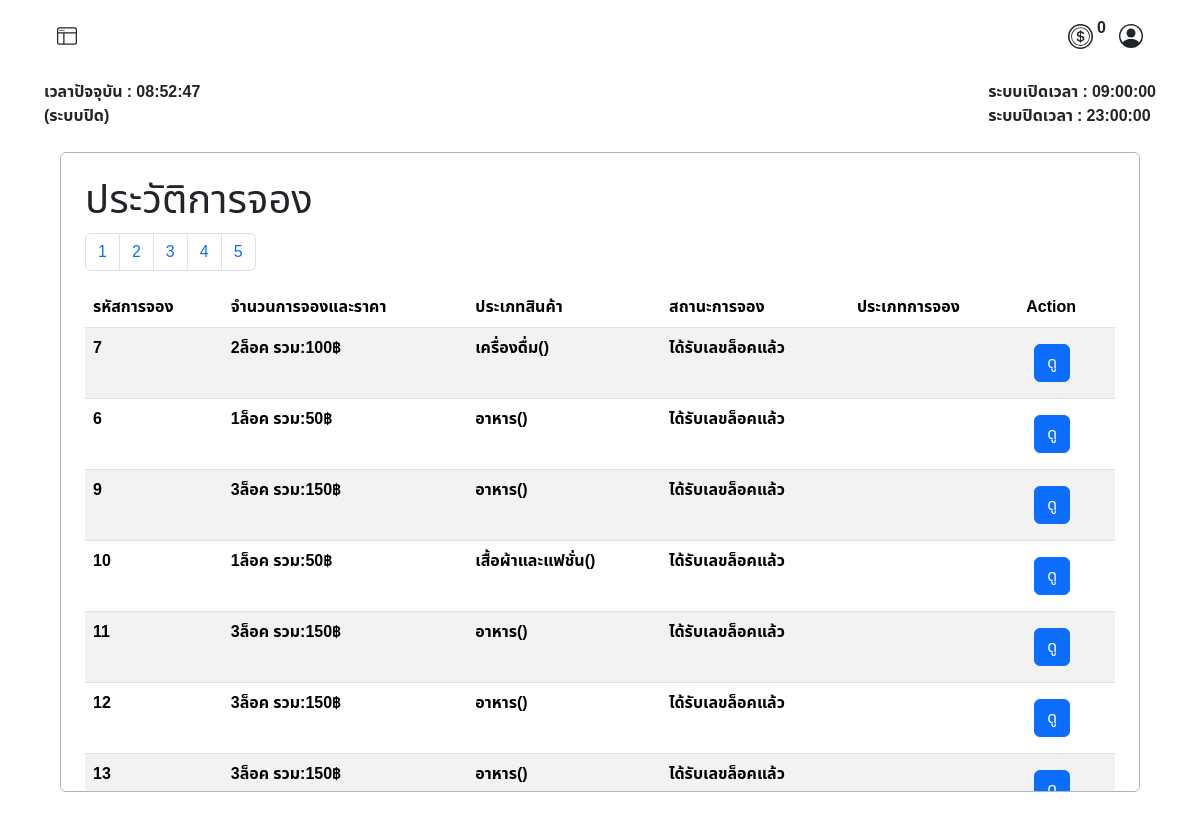
/user/booking_history.php (signed in), run on the app's committed database.
### tables this page shows
CREATE TABLE `tbl_user` (
  `user_id` int(6) UNSIGNED ZEROFILL NOT NULL COMMENT 'รหัสลูกค้า',
  `prefix` enum('นาย','นาง','นางสาว') NOT NULL COMMENT 'คำนำหน้าชื่อ',
  `firstname` varchar(255) NOT NULL COMMENT 'ชื่อ',
  `lastname` varchar(255) NOT NULL COMMENT 'นามสกุล',
  `tel` varchar(11) NOT NULL COMMENT 'เบอร์โทรศัพท์',
  `email` varchar(255) NOT NULL COMMENT 'อีเมลล์',
  `username` varchar(255) NOT NULL COMMENT 'ชื่อผู้ใช้',
  `password` varchar(255) NOT NULL COMMENT 'รหัสผ่าน',
  `userrole` int(3) NOT NULL COMMENT '1=ลูกค้า,2=แอดมิน',
  `shop_name` varchar(50) NOT NULL COMMENT 'ชื่อร้านค้า',
  `token` int(11) NOT NULL,
  `last_login` datetime DEFAULT NULL
);

CREATE TABLE `operating_hours` (
  `id` int(11) NOT NULL,
  `opening_time` time NOT NULL,
  `closing_time` time NOT NULL
);

CREATE TABLE `booked` (
  `id_booked` int(10) UNSIGNED ZEROFILL NOT NULL COMMENT 'รหัสการจองแบบเรียบร้อยแล้ว',
  `booking_id` int(10) UNSIGNED DEFAULT NULL COMMENT 'รหัสการจอง',
  `member_id` int(6) UNSIGNED DEFAULT NULL COMMENT 'รหัสลูกค้า',
  `booking_amount` varchar(45) NOT NULL,
  `total_price` varchar(45) NOT NULL,
  `product_type` int(11) NOT NULL,
  `sub_product_type` int(11) NOT NULL,
  `booking_status` int(3) UNSIGNED NOT NULL COMMENT 'สถานะการจอง',
  `booking_type` varchar(20) NOT NULL,
  `zone_id` int(3) UNSIGNED NOT NULL COMMENT 'รหัสประเภทโซน',
  `slip_img` varchar(45) DEFAULT NULL COMMENT 'log',
  `booking_date` timestamp NOT NULL DEFAULT current_timestamp() ON UPDATE current_timestamp() COMMENT 'วันเวลาที่จอง',
  `booked_lock_number` varchar(10) DEFAULT NULL COMMENT 'เลขล็อคที่จะได้',
  `expiration_date` datetime DEFAULT NULL
);

CREATE TABLE `category` (
  `id_category` int(11) NOT NULL,
  `cat_name` varchar(45) NOT NULL
);

CREATE TABLE `booking_status` (
  `id` int(3) UNSIGNED NOT NULL COMMENT 'รหัสสถานะการจอง',
  `status` varchar(50) NOT NULL COMMENT 'สถานะ'
);

### user/booking_history.php (the view, shortened to what this page needs)
<?php
require("../condb.php");
$results_per_page = 10;
$page = isset($_GET['page']) ? (int)$_GET['page'] : 1;
$start_from = ($page - 1) * $results_per_page;
?>
<!DOCTYPE html>
<html lang="th">
<head>
    <link href="https://cdn.jsdelivr.net/npm/bootstrap@5.3.3/dist/css/bootstrap.min.css" rel="stylesheet">
    <link rel="stylesheet" href="../asset/css/font.css">
</head>
<body>
    <?php
    include('./user_nav.php');
    ?>
    <div class="container my-4 p-2 border border-dark-subtle rounded overflow-auto" style="width: 90%; height: 40rem;">
        <div class="tab-content" id="myTabContent">
            <div class="tab-pane fade show active mt-2 mx-2 p-2" id="category">
                <div>
                    <h1>ประวัติการจอง</h1>
                </div>
                <div class="mt-2">
                    <?php
                    $sql_total = "SELECT COUNT(*) FROM market_booking.booked";
                    $result_total = $conn->query($sql_total);
                    $row_total = $result_total->fetch_row();
                    $total_records = $row_total[0];
                    $total_pages = ceil($total_records / $results_per_page);
                    echo "<nav>";
                    echo "<ul class='pagination'>";
                    for ($i = 1; $i <= $total_pages; $i++) {
                        echo "<li class='page-item'><a class='page-link' href='?page=" . $i . "'>" . $i . "</a></li>";
                    }
                    echo "</ul>";
                    echo "</nav>";
                    $sql = "SELECT
                                B.booking_id,
                                CONCAT(U.prefix, ' ', U.firstname, ' ', U.lastname) AS fullname,
                                B.booking_amount,
                                B.total_price,
                                C.cat_name,
                                SC.sub_cat_name,
                                BS.status,
                                B.booking_type,
                                B.slip_img,
                                B.booked_lock_number,
                                B.booking_date
                            FROM market_booking.booked AS B
                            LEFT JOIN booking_status AS BS ON B.booking_status = BS.id
                            LEFT JOIN tbl_user AS U ON B.member_id = U.user_id
                            LEFT JOIN category AS C ON B.product_type = C.id_category
                            LEFT JOIN sub_category AS SC ON B.sub_product_type = SC.idsub_category
                            WHERE member_id = $user_id
                            ";
                    $sql .= " LIMIT $start_from, $results_per_page";
                    $result = $conn->query($sql);
                    if ($result === false) {
                        echo "ข้อผิดพลาด SQL: " . $conn->error;
                    } elseif ($result->num_rows > 0) {
                        echo "<table class='table table-striped'>";
                        echo "<thead>
                            <tr>
                                <th>รหัสการจอง</th>
                                <th>จำนวนการจองและราคา</th>
                                <th>ประเภทสินค้า</th>
                                <th>สถานะการจอง</th>
                                <th>ประเภทการจอง</th>
                                <th>Action</th>
                            </tr>
                        </thead>";
                        echo "<tbody>";
                        while ($row = $result->fetch_assoc()) {
                            echo "<tr>";
                            echo "<td><strong>" . $row["booking_id"] . "</strong></td>";
                            echo "<td><strong>" . $row["booking_amount"] . "ล็อค รวม:" . $row["total_price"] . "฿</strong></td>";
                            echo "<td><strong>" . $row["cat_name"] . "(" . $row["sub_cat_name"] . ")</strong></td>";
                            echo "<td><strong>" . $row["status"] . "</strong></td>";
                            echo "<td><strong>" . $row["booking_type"] . "</strong></td>";
                            echo "<td>
                                    <button
                                        class='btn btn-primary m-2' type='button'
                                        data-bs-toggle='modal'
                                        data-bs-target='#viewBookingModal'
                                        data-id='" . $row["booking_id"] . "'>
                                        ดู
                                    </button>
                                </td>";
                            echo "</tr>";
                        }
                        echo "</tbody></table>";
                    } else {
                        echo "ไม่พบข้อมูล";
                    }
                    ?>
                </div>
            </div>
        </div>
    </div>
</body>
</html>

### user/user_nav.php (shortened to what this page needs)
<nav class="row g-2">
    <div class="col-12 d-flex justify-content-between px-5 py-3">
        <div class="col-4">
            <button class="btn" type="button" data-bs-toggle="offcanvas" data-bs-target="#offcanvasWithBothOptions" aria-controls="offcanvasWithBothOptions">
            </button>
        </div>
        <div class="d-flex align-items-center ">
            <div class="row  ">
                <div class="col d-flex align-items-center justify-content-center">
                    <p class="ms-1">
                        <strong>
                            <?php
                            $user_id = $_SESSION["user_id"];
                            $stmt = $conn->prepare("SELECT token FROM tbl_user WHERE user_id = ?");
                            $stmt->bind_param("i", $user_id);
                            $stmt->execute();
                            $stmt->bind_result($token);
                            echo htmlspecialchars($token);
                            ?>
                        </strong>
                    </p>
                </div>
            </div>
            <button class="btn " type="button" data-bs-toggle="modal" data-bs-target="#ProfileModal">
            </button>
        </div>
    </div>
    <?php
    require("../condb.php");
    $sql_time = "SELECT opening_time, closing_time FROM operating_hours LIMIT 1";
    $result = $conn->query($sql_time);
    $row_time = $result->fetch_assoc();
    $openingTime = $row_time['opening_time'];
    $closingTime = $row_time['closing_time'];
    ?>
    <div class="col-12 d-flex justify-content-between px-5">
        <strong>
            <div id="time"></div>
            <div id="status">(ระบบปิด)</div>
        </strong>
        <strong>
            <div id="opening_time">ระบบเปิดเวลา : <?php echo $openingTime; ?></div>
            <div id="closing_time">ระบบปิดเวลา : <?php echo $closingTime; ?></div>
        </strong>
    </div>
</nav>

### data on the page
tbl_user: token "0"
operating_hours: opening_time "09:00:00", closing_time "23:00:00"
booked: booking "7", booking_amount "2", total_price "100", product_type.cat_name "เครื่องดื่ม", booking_status.status "ได้รับเลขล็อคแล้ว"
booked: booking "6", booking_amount "1", total_price "50", product_type.cat_name "อาหาร", booking_status.status "ได้รับเลขล็อคแล้ว"
booked: booking "9", booking_amount "3", total_price "150", product_type.cat_name "อาหาร", booking_status.status "ได้รับเลขล็อคแล้ว"
booked: booking "10", booking_amount "1", total_price "50", product_type.cat_name "เสื้อผ้าและแฟชั่น", booking_status.status "ได้รับเลขล็อคแล้ว"
booked: booking "11", booking_amount "3", total_price "150", product_type.cat_name "อาหาร", booking_status.status "ได้รับเลขล็อคแล้ว"
booked: booking "12", booking_amount "3", total_price "150", product_type.cat_name "อาหาร", booking_status.status "ได้รับเลขล็อคแล้ว"
booked: booking "13", booking_amount "3", total_price "150", product_type.cat_name "อาหาร", booking_status.status "ได้รับเลขล็อคแล้ว"
